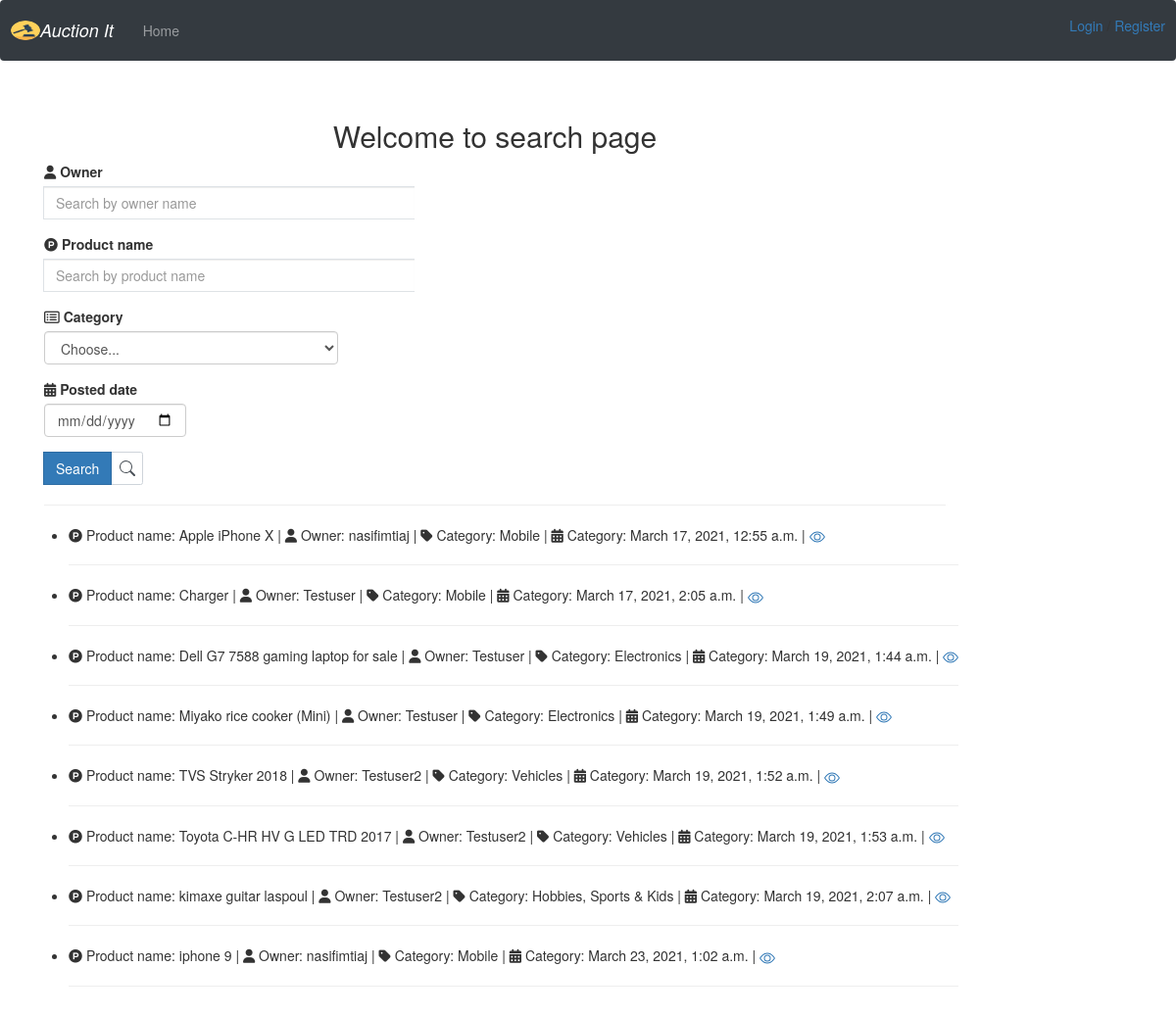
The app's page /search/, older data.
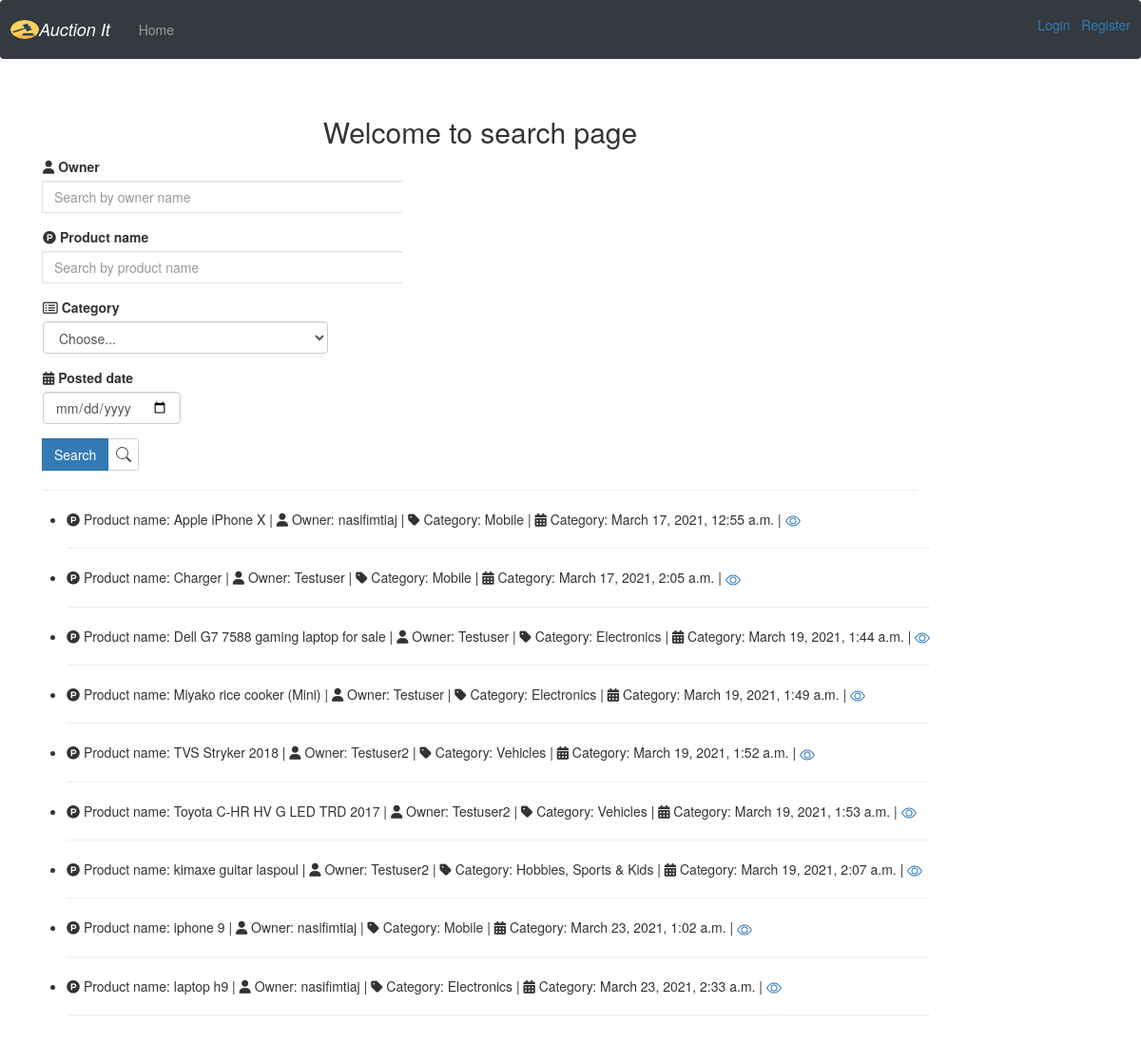
The same page, newer data.
### core/models.py (models this page shows, shortened)
class AuctionItem(models.Model):
    name = models.CharField(max_length=50)
    owner = models.ForeignKey(User, on_delete=models.CASCADE)
    category = models.ForeignKey(Category, on_delete=models.CASCADE)
    date_posted = models.DateTimeField(default=timezone.now)
    is_sold = models.BooleanField(default=False)
    location = models.ForeignKey(Location, on_delete=models.CASCADE)
    color = models.CharField(max_length=50)
    model = models.CharField(max_length=50)
    description = models.TextField()

class Category(models.Model):
    title = models.CharField(max_length=50)
    timestamp =  models.DateTimeField(default=datetime.now, blank=True)
    description = models.TextField(default="none")
    image = models.ImageField(default="default_cat", upload_to='Category_pics')
    def __str__(self):
        return self.title

### core/views.py (the view)
# urls.py: path('search/', BootstrapFilterView, name='bootstrap'),
def BootstrapFilterView(request):
    qs = AuctionItem.objects.all()
    title_contains_query = request.GET.get('title_contains')
    owner_contains_query = request.GET.get('owner_contains')
    category = request.GET.get('category')
    published_Date = request.GET.get('published_Date')
    if is_valid_queryparam(title_contains_query):
        qs = qs.filter(name__icontains=title_contains_query)
    if is_valid_queryparam(owner_contains_query):
        qs = qs.filter(owner__username__icontains=owner_contains_query)
    if is_valid_queryparam(category) and category != 'Choose...':
        qs = qs.filter(category=category)
    if is_valid_queryparam(published_Date):
        qs = qs.filter(date_posted__date=published_Date)
    context = {
        'queryset': qs,
        'categories': Category.objects.all(),
        'search_nav': 'active'
    }
    return render(request, 'core/search.html', context)

### core/views.py (called while the page is built)
def is_valid_queryparam(param):
    return param != '' and param is not None

### core/templates/core/search.html (shortened to what this page needs)
{% extends 'core/base.html' %}
{% block content %}
<head>
    <link href="https://maxcdn.bootstrapcdn.com/font-awesome/4.3.0/css/font-awesome.min.css" rel="stylesheet">
    <link href="https://maxcdn.bootstrapcdn.com/font-awesome/4.7.0/css/font-awesome.min.css" rel="stylesheet">
</head>
        <h2 align="center">Welcome to search page</h2>
     <form method="GET" action=".">
       <i class="fa fa-user" aria-hidden="true"></i>
        <label for="category">Owner</label>
        <div class="form-row">
            <div class="form-group col-5">
                <div class="input-group">
                      <span class="input-group-append">
                            <input class="form-control py-2 border-right-0 border" type="search" name="owner_contains" placeholder="Search by owner name" />
                    </span>
                </div>
            </div>
        </div>
         <i class="fa fa-product-hunt" aria-hidden="true"></i>
        <label for="category">Product name</label>
        <div class="form-row">
            <div class="form-group col-5">
                <div class="input-group">
                      <span class="input-group-append">
                            <input class="form-control py-2 border-right-0 border" type="search" name="title_contains" placeholder="Search by product name" />
                    </span>
                </div>
            </div>
        </div>
        <div class="form-row">
            <div class="form-group col-md-4">
               <i class="fa fa-list-alt" aria-hidden="true"></i> <label for="category">Category</label>
                <select id="category" class="form-control" name="category">
                  <option selected>Choose...</option>
                </select>
              </div>
        </div>
          <div class="form-row">
            <div class="form-group col-md-2 col-lg-2">
                <i class="fa fa-calendar" aria-hidden="true"></i>
                    <label for="publishedDate">Posted date</label>
                    <input type="date" class="form-control" id="publishedDate" name="published_Date">
                  </div>
          </div>
            <div class="input-group">
                      <span class="input-group-append">
                          <button type="submit" class="btn btn-primary">Search</button>
                        <div class="input-group-text bg-transparent">
                        </div>
                    </span>
                </div>
     </form>
      <hr />
      <div class="row">
        <ul>
          {% for item in queryset %}
            <li>
             <i class="fa fa-product-hunt" aria-hidden="true"></i> Product name:  {{ item.name }}          |
              <span><i class="fa fa-user" aria-hidden="true"></i>  Owner: {{ item.owner}}</span>           |
              <span><i class="fa fa-tag" aria-hidden="true"></i>   Category: {{ item.category}}</span>            |
              <span> <i class="fa fa-calendar" aria-hidden="true"></i>   Category: {{ item.date_posted}}</span>            |
           <a href="{% url 'center:detail_product' item.id %}"> </a>
            </li>
            <hr />
            {% empty %}
    <td>No results to show.</td>
          {% endfor %}
        </ul>
      </div>
{% endblock %}

Row changes from the older to the newer data that the page shows:
added AuctionItem: name "laptop h9", owner "nasifimtiaj", category "Electronics", date_posted "March 23, 2021, 2:33 a.m."
